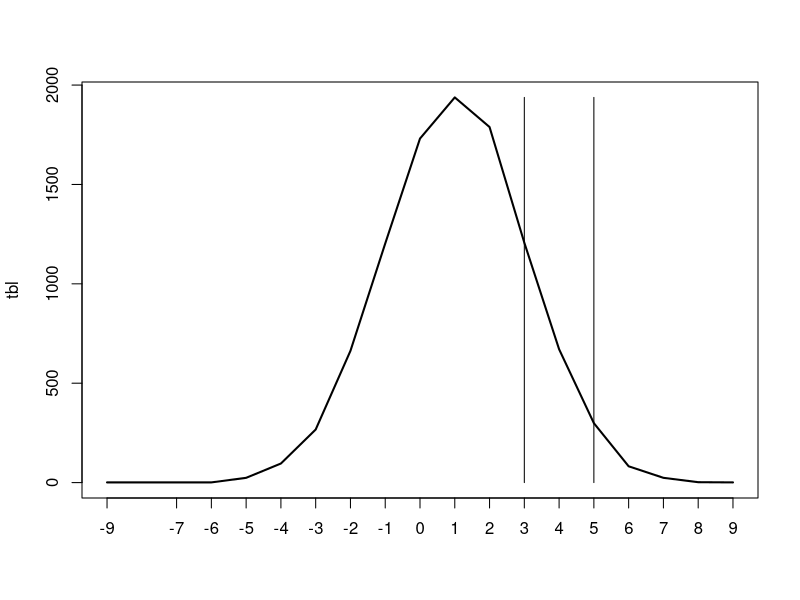
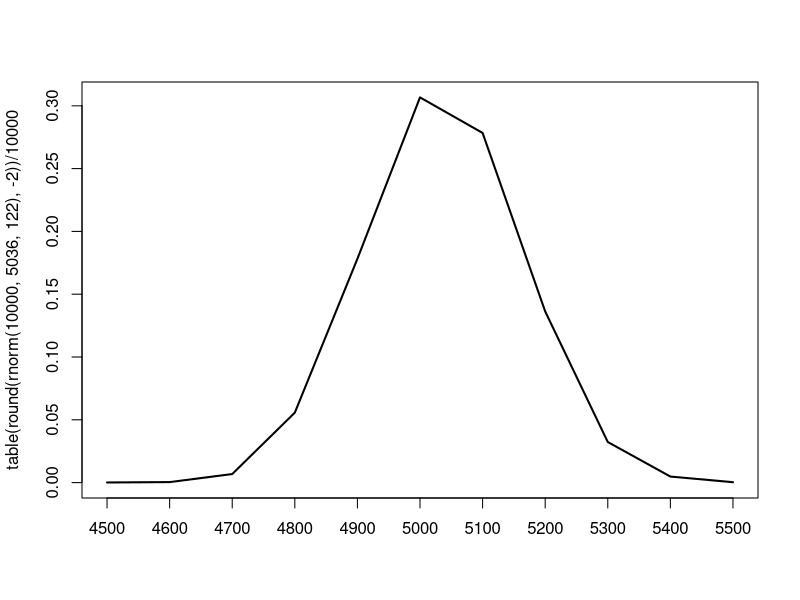

The R source for these figures, in order:
# 4.8
X <- sum(sample(-1:2, 2, replace=TRUE))
# a
mean(replicate(10000, {
  sum(sample(-1:2, 2, replace=TRUE))
}))
# b
sd(replicate(10000, {
  sum(sample(-1:2, 2, replace=TRUE))
}))
# c
print(mean(replicate(10000, {
  sum(sample(-1:2, 2, replace=TRUE))
}))-2/2)
# d
print(mean(replicate(10000, {
  X <- sum(sample(-1:2, 2, replace=TRUE))
  return(0 <= X && X <= 2)
})))

# 4.10
X <- rnorm(1, 1, 2)
# a
print(mean(replicate(10000, {
  X <- rnorm(1, 1, 2)
  return (3 <= X && X <= 3+2)
})))
# b
tbl <- table(round(replicate(10000, {
  rnorm(1, 1, 2)
})))
plot(tbl, type="l")
lines(c(3, 3+2), rep(max(tbl), 2), type="h")
# c
print(mean(replicate(10000, {
  rnorm(1, 1, 2)
}))-2/2)

# 4.12
# a
plot(table(round(rnorm(10000, 5036, 122), -2))/10000, type="l")
# b
print(pnorm(5000, 5036, 122))
# c
print(qnorm(0.95, 5036, 122))

# 4.17
X <- qexp(1/4)
# a
print(mean(replicate(10000, qexp(1/4))))
# b
a <- mean(replicate(10000, qexp(1/4)))-1/2 # yes
